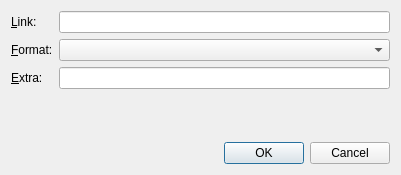
<?xml version="1.0" encoding="UTF-8"?>
<ui version="4.0">
 <class>AddEdit</class>
 <widget class="QDialog" name="AddEdit">
  <property name="geometry">
   <rect>
    <x>0</x>
    <y>0</y>
    <width>401</width>
    <height>175</height>
   </rect>
  </property>
  <property name="windowTitle">
   <string>Add/Edit</string>
  </property>
  <layout class="QVBoxLayout" name="verticalLayout">
   <item>
    <layout class="QFormLayout" name="formLayout">
     <item row="0" column="0">
      <widget class="QLabel" name="lblLink">
       <property name="text">
        <string>&amp;Link:</string>
       </property>
       <property name="buddy">
        <cstring>edtLink</cstring>
       </property>
      </widget>
     </item>
     <item row="0" column="1">
      <widget class="QLineEdit" name="edtLink"/>
     </item>
     <item row="1" column="0">
      <widget class="QLabel" name="lblFormat">
       <property name="text">
        <string>&amp;Format:</string>
       </property>
       <property name="buddy">
        <cstring>cmbboxFormat</cstring>
       </property>
      </widget>
     </item>
     <item row="1" column="1">
      <widget class="QComboBox" name="cmbboxFormat"/>
     </item>
     <item row="2" column="0">
      <widget class="QLabel" name="lblExtra">
       <property name="text">
        <string>&amp;Extra:</string>
       </property>
       <property name="buddy">
        <cstring>edtExtra</cstring>
       </property>
      </widget>
     </item>
     <item row="2" column="1">
      <widget class="QLineEdit" name="edtExtra"/>
     </item>
    </layout>
   </item>
   <item>
    <spacer name="verticalSpacer">
     <property name="orientation">
      <enum>Qt::Vertical</enum>
     </property>
     <property name="sizeHint" stdset="0">
      <size>
       <width>20</width>
       <height>40</height>
      </size>
     </property>
    </spacer>
   </item>
   <item>
    <widget class="QDialogButtonBox" name="buttonBox">
     <property name="orientation">
      <enum>Qt::Horizontal</enum>
     </property>
     <property name="standardButtons">
      <set>QDialogButtonBox::Cancel|QDialogButtonBox::Ok</set>
     </property>
    </widget>
   </item>
  </layout>
 </widget>
 <tabstops>
  <tabstop>edtLink</tabstop>
  <tabstop>cmbboxFormat</tabstop>
  <tabstop>edtExtra</tabstop>
  <tabstop>buttonBox</tabstop>
 </tabstops>
 <resources/>
 <connections>
  <connection>
   <sender>buttonBox</sender>
   <signal>accepted()</signal>
   <receiver>AddEdit</receiver>
   <slot>accept()</slot>
   <hints>
    <hint type="sourcelabel">
     <x>248</x>
     <y>254</y>
    </hint>
    <hint type="destinationlabel">
     <x>157</x>
     <y>274</y>
    </hint>
   </hints>
  </connection>
  <connection>
   <sender>buttonBox</sender>
   <signal>rejected()</signal>
   <receiver>AddEdit</receiver>
   <slot>reject()</slot>
   <hints>
    <hint type="sourcelabel">
     <x>316</x>
     <y>260</y>
    </hint>
    <hint type="destinationlabel">
     <x>286</x>
     <y>274</y>
    </hint>
   </hints>
  </connection>
 </connections>
</ui>
